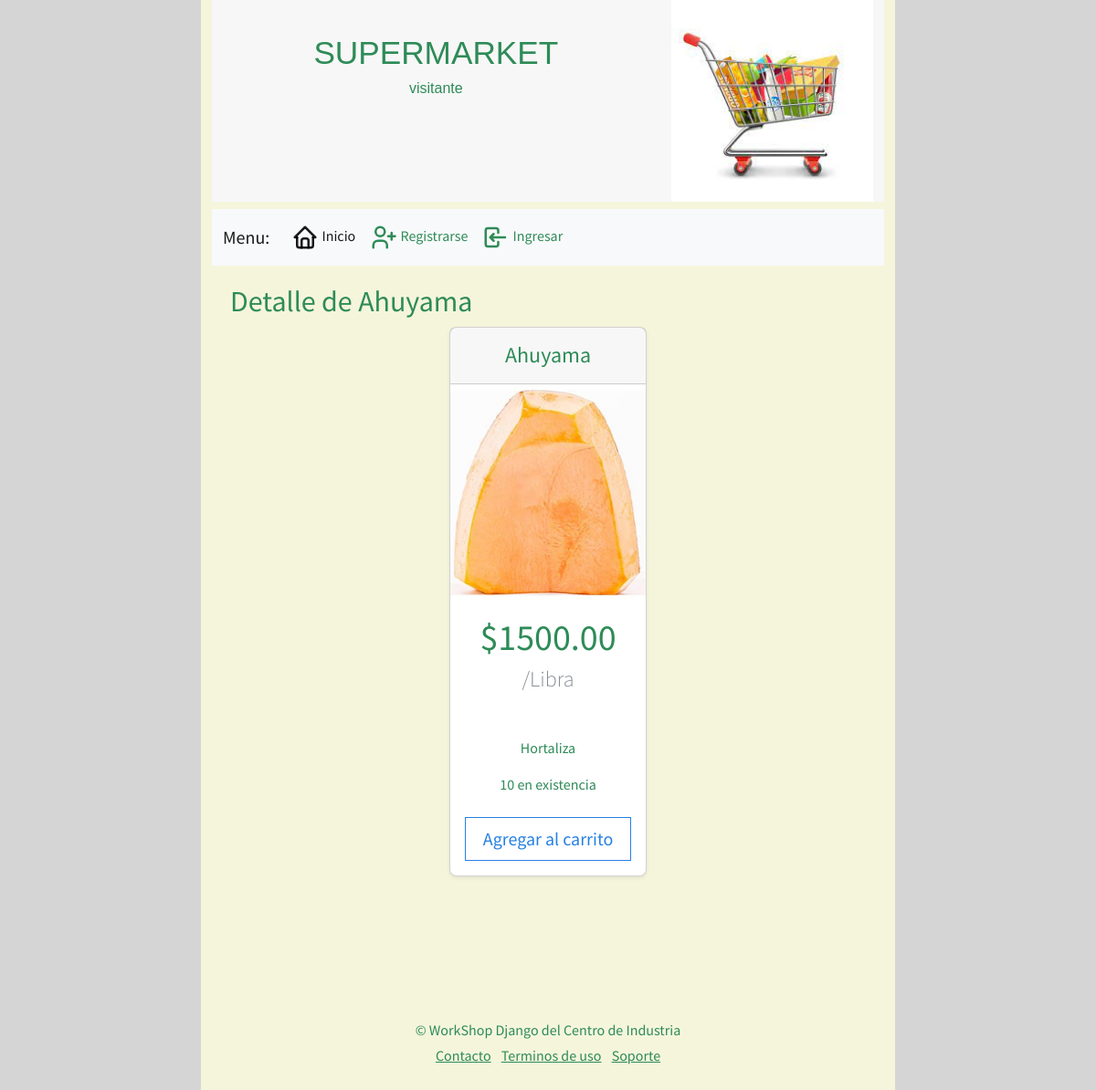
Screenshot of /productos/producto/15 with the database file from the repository.
### appProductos/models.py (models this page shows, shortened)
class Producto(models.Model):
    nombre = models.CharField(max_length=100, null=False)
    descripcion = models.CharField(max_length=300, null=True)
    precioUnitario = models.DecimalField(max_digits=8, decimal_places=2)
    unidad = models.CharField(max_length=10, null=False)
    existencia = models.IntegerField(null=True)
    imgGrande = models.ImageField(upload_to='productos', null=True)
    imgPeque = models.ImageField(upload_to='iconos', null=True)
    categoria = models.ForeignKey(Categoria, on_delete=models.CASCADE, null=False)

### appProductos/views.py (the view)
# urls.py: path('producto/<str:idProd>', views.verProducto, name='un_producto'),
def verProducto(request, idProd, msj = None):
    idProd = int(idProd)
    regProducto = Producto.objects.get(id= idProd)
    context = {
        'producto': regProducto,
        'titulo': 'Detalle de ' + str(regProducto.nombre),
    }
    if msj:
        context['mensaje']= msj
    return render(request, 'productos/producto.html', context)

### templates/productos/producto.html
{% extends 'base.html' %}
{% load static %}
{% block content %}
<h2>{{titulo}}</h2>
<div class="row row-cols-1 row-cols-md-2 mb-3 text-center">
    <div class="col-12 col-md-4 offset-md-4">
        <div class="card mb-4 rounded-3 shadow-sm">
            <div class="card-header py-3">
                <h4 class="my-0 fw-normal">{{producto.nombre}}</h4>
            </div>
            <img src="{{producto.imgGrande.url}}" alt="X">
            <div class="card-body">
                <h1 class="Card subtitle pricing-card-title">${{producto.precioUnitario}}</h1>
                <h4 class="text-muted fw-light">/{{producto.unidad}}</h4>
                <br>
                <ul class="list-unstyled mt-3 mb-4">
                    <p>{{producto.descripcion}}</p>
                    <p>{{producto.existencia}} en existencia</p>
                </ul>
                <a href="{% url 'agregarCarro' producto.id %}" type="button"
                    class="w-100 btn btn-lg btn-outline-primary">Agregar al
                    carrito</a>
            </div>
        </div>
    </div>
</div>
{% endblock %}

### workShop/static/css/estilo.css (style rules this page uses)
:root { --fondo1: beige; --fondo2:white; --fondo3: SeaGreen; --fondo4: rgb(213, 213, 213); --color-text1: SeaGreen; --color-text2: rgb(253, 105, 15); --color-text3: rgb(31,132,123); --color-Select: rgb(31,132,123); --boton1: Teal; --boton2: SlateGray; --boton3: Goldenrod; }
body { background-color: var(--fondo4); color: var(--color-text1); }
.nav-link, a, #tituloPie, .dropdown-item { color: var(--color-text1); }

### rows the page displays
Producto: nombre "Ahuyama", imgGrande (picture), precioUnitario "1500.00", unidad "Libra", descripcion "Hortaliza", existencia "10"

### other values shown
{{ titulo }} "Detalle de Ahuyama"
